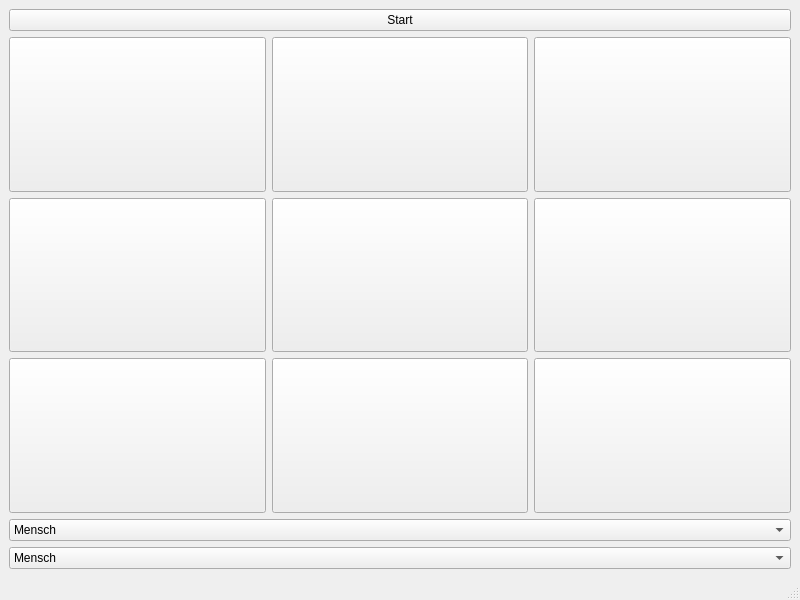
<?xml version="1.0" encoding="UTF-8"?>
<ui version="4.0">
 <class>MainWindow</class>
 <widget class="QMainWindow" name="MainWindow">
  <property name="geometry">
   <rect>
    <x>0</x>
    <y>0</y>
    <width>800</width>
    <height>600</height>
   </rect>
  </property>
  <property name="minimumSize">
   <size>
    <width>80</width>
    <height>80</height>
   </size>
  </property>
  <property name="windowTitle">
   <string>MainWindow</string>
  </property>
  <widget class="QWidget" name="centralwidget">
   <layout class="QVBoxLayout" name="verticalLayout">
    <item>
     <widget class="QPushButton" name="btnStart">
      <property name="text">
       <string>Start</string>
      </property>
     </widget>
    </item>
    <item>
     <layout class="QGridLayout" name="gridLayout">
      <item row="0" column="0">
       <widget class="QPushButton" name="btn00">
        <property name="sizePolicy">
         <sizepolicy hsizetype="Expanding" vsizetype="Expanding">
          <horstretch>0</horstretch>
          <verstretch>0</verstretch>
         </sizepolicy>
        </property>
        <property name="minimumSize">
         <size>
          <width>80</width>
          <height>80</height>
         </size>
        </property>
        <property name="text">
         <string/>
        </property>
       </widget>
      </item>
      <item row="0" column="1">
       <widget class="QPushButton" name="btn01">
        <property name="sizePolicy">
         <sizepolicy hsizetype="Expanding" vsizetype="Expanding">
          <horstretch>0</horstretch>
          <verstretch>0</verstretch>
         </sizepolicy>
        </property>
        <property name="minimumSize">
         <size>
          <width>80</width>
          <height>80</height>
         </size>
        </property>
        <property name="text">
         <string/>
        </property>
       </widget>
      </item>
      <item row="0" column="2">
       <widget class="QPushButton" name="btn02">
        <property name="sizePolicy">
         <sizepolicy hsizetype="Expanding" vsizetype="Expanding">
          <horstretch>0</horstretch>
          <verstretch>0</verstretch>
         </sizepolicy>
        </property>
        <property name="minimumSize">
         <size>
          <width>80</width>
          <height>80</height>
         </size>
        </property>
        <property name="text">
         <string/>
        </property>
       </widget>
      </item>
      <item row="1" column="0">
       <widget class="QPushButton" name="btn10">
        <property name="sizePolicy">
         <sizepolicy hsizetype="Expanding" vsizetype="Expanding">
          <horstretch>0</horstretch>
          <verstretch>0</verstretch>
         </sizepolicy>
        </property>
        <property name="minimumSize">
         <size>
          <width>80</width>
          <height>80</height>
         </size>
        </property>
        <property name="text">
         <string/>
        </property>
       </widget>
      </item>
      <item row="1" column="1">
       <widget class="QPushButton" name="btn11">
        <property name="sizePolicy">
         <sizepolicy hsizetype="Expanding" vsizetype="Expanding">
          <horstretch>0</horstretch>
          <verstretch>0</verstretch>
         </sizepolicy>
        </property>
        <property name="minimumSize">
         <size>
          <width>80</width>
          <height>80</height>
         </size>
        </property>
        <property name="text">
         <string/>
        </property>
       </widget>
      </item>
      <item row="1" column="2">
       <widget class="QPushButton" name="btn12">
        <property name="sizePolicy">
         <sizepolicy hsizetype="Expanding" vsizetype="Expanding">
          <horstretch>0</horstretch>
          <verstretch>0</verstretch>
         </sizepolicy>
        </property>
        <property name="minimumSize">
         <size>
          <width>80</width>
          <height>80</height>
         </size>
        </property>
        <property name="text">
         <string/>
        </property>
       </widget>
      </item>
      <item row="2" column="0">
       <widget class="QPushButton" name="btn20">
        <property name="sizePolicy">
         <sizepolicy hsizetype="Expanding" vsizetype="Expanding">
          <horstretch>0</horstretch>
          <verstretch>0</verstretch>
         </sizepolicy>
        </property>
        <property name="minimumSize">
         <size>
          <width>80</width>
          <height>80</height>
         </size>
        </property>
        <property name="text">
         <string/>
        </property>
       </widget>
      </item>
      <item row="2" column="1">
       <widget class="QPushButton" name="btn21">
        <property name="sizePolicy">
         <sizepolicy hsizetype="Expanding" vsizetype="Expanding">
          <horstretch>0</horstretch>
          <verstretch>0</verstretch>
         </sizepolicy>
        </property>
        <property name="minimumSize">
         <size>
          <width>80</width>
          <height>80</height>
         </size>
        </property>
        <property name="text">
         <string/>
        </property>
       </widget>
      </item>
      <item row="2" column="2">
       <widget class="QPushButton" name="btn22">
        <property name="sizePolicy">
         <sizepolicy hsizetype="Expanding" vsizetype="Expanding">
          <horstretch>0</horstretch>
          <verstretch>0</verstretch>
         </sizepolicy>
        </property>
        <property name="minimumSize">
         <size>
          <width>80</width>
          <height>80</height>
         </size>
        </property>
        <property name="text">
         <string/>
        </property>
       </widget>
      </item>
     </layout>
    </item>
    <item>
     <widget class="QComboBox" name="cmbSpieler1">
      <item>
       <property name="text">
        <string>Mensch</string>
       </property>
      </item>
      <item>
       <property name="text">
        <string>PC</string>
       </property>
      </item>
     </widget>
    </item>
    <item>
     <widget class="QComboBox" name="cmbSpieler2">
      <item>
       <property name="text">
        <string>Mensch</string>
       </property>
      </item>
      <item>
       <property name="text">
        <string>PC</string>
       </property>
      </item>
     </widget>
    </item>
   </layout>
  </widget>
  <widget class="QMenuBar" name="menubar">
   <property name="geometry">
    <rect>
     <x>0</x>
     <y>0</y>
     <width>800</width>
     <height>30</height>
    </rect>
   </property>
  </widget>
  <widget class="QStatusBar" name="statusbar"/>
 </widget>
 <resources/>
 <connections/>
</ui>
